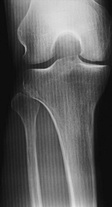
%> input picture DigImageProcessing/exercise2/input_data/thema1/radiograph_2.jpg, 112 x 207 px, shrunk from 485 x 893 before the run
$ octave erwtimaB2.m   (GNU Octave 9; MATLAB toolbox functions it lacks are replaced by stand-ins)
%> lines starting %> are read from the running program, lines starting %| are printed output that depends on the picture
### DigImageProcessing/exercise2/MATLAB_code/shift_2D.m
function [ shiftedA ] = shift_2D( A )
	half = ceil(size(A)/2);
	shiftedA = A([half(1)+1:end, 1:half(1)], [half(2)+1:end, 1:half(2)]);
end

### DigImageProcessing/exercise2/MATLAB_code/DFT_2D_RowCol.m
function [ A ] = DFT_2D_RowCol( a )
	Y = transpose(fft(transpose(a)));
	A = fft(Y);
end

### DigImageProcessing/exercise2/MATLAB_code/erwtimaB2.m
images = {'radiograph_1.jpg', 'radiograph_2.jpg'};
cases = 4;

k = ones(length(images), cases);
wc_l = ones(length(images), cases);
wc_h = ones(length(images), cases);
figs = ones(length(images), 3);

k(1, :) = [2, 5, 8, 10];
wc_l(1, :) = [pi/4 - 0.30, pi/4 - 0.20, pi/4 - 0.20, pi/4 - 0.15];
wc_h(1, :) = [pi/4 + 0.50, pi/4 + 0.45, pi/4 + 0.40, pi/4 + 0.35];

k(2, :) = k(1, :);
wc_l(2, :) = [pi/6 - 0.35, pi/6 - 0.35, pi/6 - 0.25, pi/6 - 0.25];
wc_h(2, :) = [pi/6 + 0.10, pi/6 + 0.10, pi/6 + 0.10, pi/6 + 0.05];

close all;
for im=2 : 1 : length(images)
	a = im2double(imread(images{im}));
%> a: size 207x112 double; min 0.0392, max 0.902, mean 0.364
	a = a(:,:,1); %It is grayscale

	H_h = ones(size(a));
	H_l = ones(size(a));
	H   = ones(size(a));

	figs(im, 1) = figure('units', 'normalized', 'outerposition',[0 0 1 1]);
	figs(im, 2) = figure('units', 'normalized', 'outerposition',[0 0 1 1]);
	figs(im, 3) = figure('units', 'normalized', 'outerposition',[0 0 1 1]);

	for c=1 : 1 : cases
%---------- Create the desired stop-band filter ----------
		[M,N] = size(a);
		for i=1 : 1 : M
			for j=1 : 1 : N
				r = ( ( (i-(M/2)-1)/M*2*pi )^2 + ( (j-(N/2)-1)/N*2*pi )^2 )^(0.5);
				H_l(i,j) = 1 / ( 1 + ( r/wc_l(im, c) )^( 2*k(im, c) ) );
				H_h(i,j) = 1 / ( 1 + ( wc_h(im, c)/r )^( 2*k(im, c) ) );
			end
		end

		H = shift_2D(H_l + H_h);

%---------- Apply the filter ----------
		A = DFT_2D_RowCol(a);
		Amagn_log = shift_2D(log(abs(A)+1));

		Y = A .* H;
		Ymagn_log = shift_2D(log(abs(Y)+1));

%---------- Display Results ----------
		y = ifft2(Y);

		figure(figs(im, 1));
		subplot(2,2,c), imshow(y, []), title( sprintf('k: %d', k(im,c)) );

		figure(figs(im, 2));
		subplot(2,2,c), imshow(Ymagn_log, []), title( sprintf('k: %d', k(im,c)) );

		figure(figs(im, 3));
		subplot(2,2,c), imshow(shift_2D(H), []), title( sprintf('k: %d', k(im,c)) );
	end
%> this loop made 4 passes
%> pass 1, in shift_2D (call 3), `shiftedA = A([half(1)+1:end, 1:half(1)], [half(2)+1:end, 1:half(2)]);`:
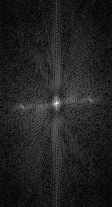
%> shiftedA: size 207x112 double; min 0.00395, max 9.04, mean 1.21; drawn with min black and max white
%> pass 1, `imshow(shift_2D(H), [])`:
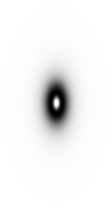
%> displayed picture: size 207x112, on the screen's scale of 0 to 255; min 0, max 255, mean 242
%> after the loop:
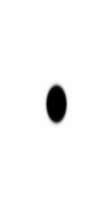
%> H_h: size 207x112 double; min 2.83e-32, max 1, mean 0.973
%> after the loop:
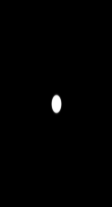
%> H_l: size 207x112 double; min 6.15e-25, max 1, mean 0.00605
%> after the loop:
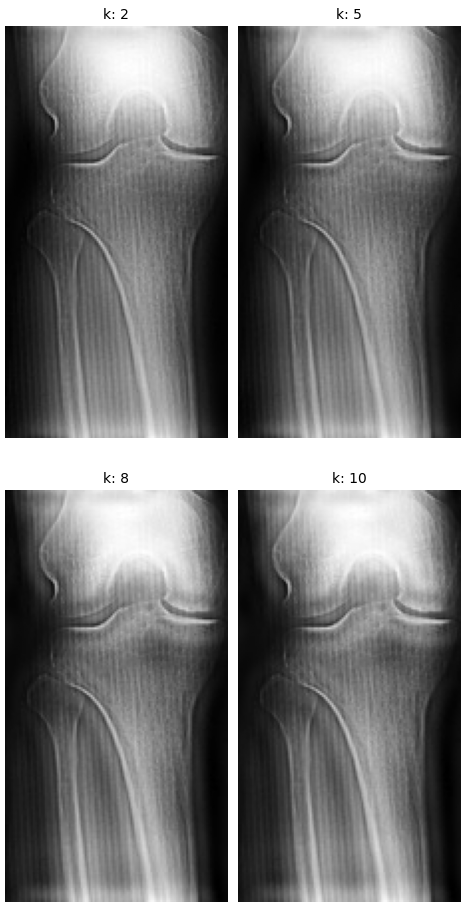
%> figure redrawn from the program's plot data, 4 panels
%> after the loop:
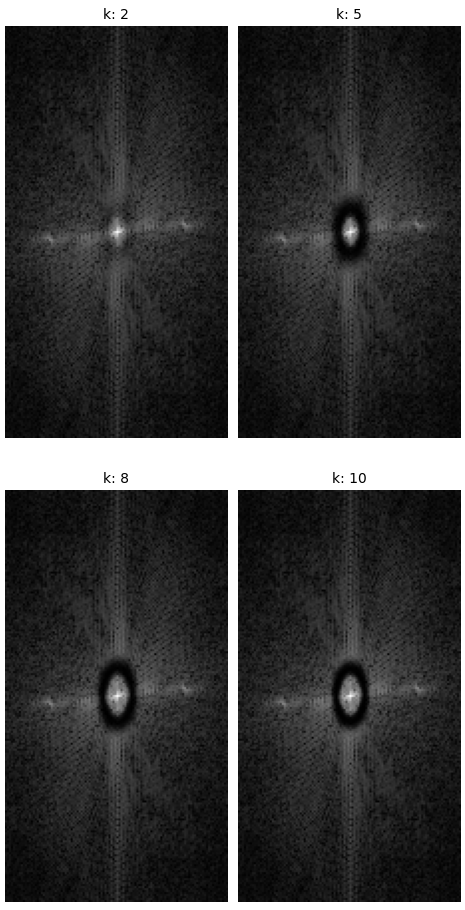
%> figure redrawn from the program's plot data, 4 panels
%> after the loop:
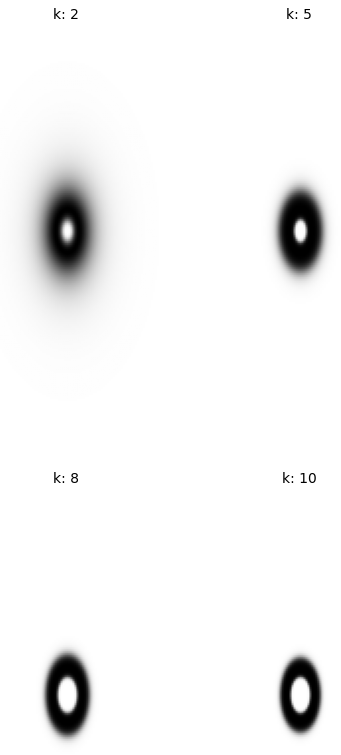
%> figure redrawn from the program's plot data, 4 panels

	figure(figs(im, 1));
	print(gcf, '-dpng', sprintf('erwtimaB2\\erwtimaB2_%d_Tdomain.png', im));
	figure(figs(im, 2));
	print(gcf, '-dpng', sprintf('erwtimaB2\\erwtimaB2_%d_Fdomain.png', im));
	figure(figs(im, 3));
	print(gcf, '-dpng', sprintf('erwtimaB2\\erwtimaB2_%d_filter.png', im));
end
